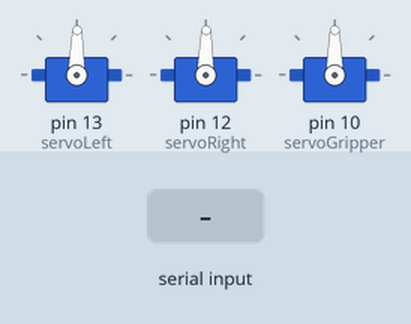
Simulated run of this program. Board: Arduino Nano, built with avr-gcc and run on an emulated ATmega328P. Parts: 3 × servo. Inputs (shaded band) come from the test bench.

Above: at 1.2 s.
1.3 s: "F" received over Serial
At 1.7 s:
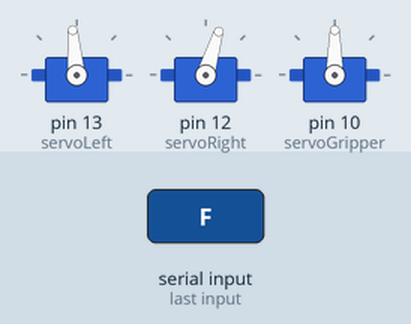
2.8 s: "B" received over Serial
At 5.2 s:
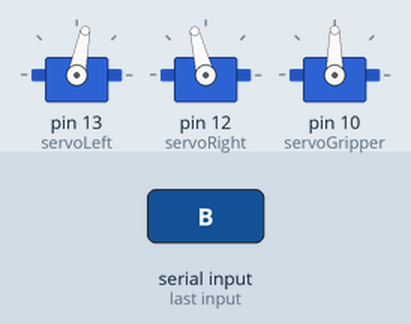
5.8 s: "L" received over Serial
At 7.8 s:
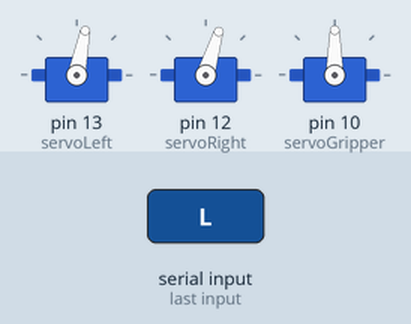
8.8 s: "R" received over Serial
At 9.3 s:
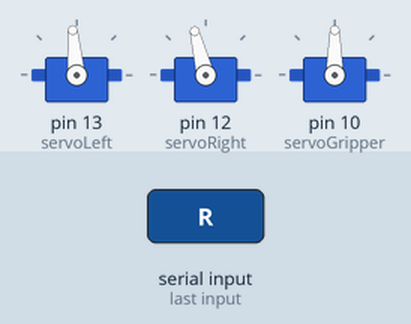
10.9 s: "O" received over Serial
At 11.4 s:
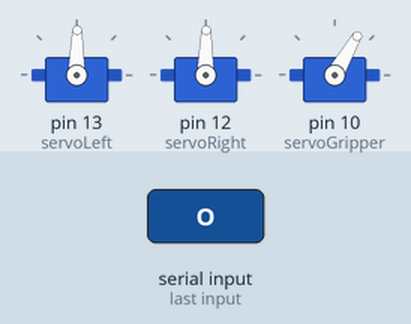
12.4 s: "I" received over Serial
At 13.2 s:
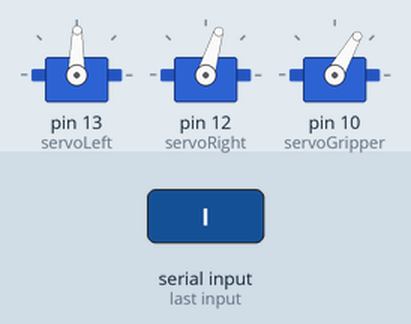
Timing chart, 0 to 15.4 s (numbered marks = the images above; inputs shaded):
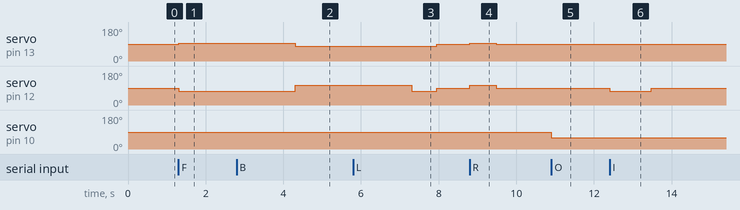

Measured:
- after the input at 1.3 s, servo on pin 13 (servoLeft): 89° → 95° at once; servo on pin 12 (servoRight): 89° → 73° at once
- after the input at 2.8 s, servo on pin 13 (servoLeft): 95° → 79° after 1.5 s; servo on pin 12 (servoRight): 73° → 104° after 1.5 s
- after the input at 5.8 s, servo on pin 13 (servoLeft): 79° → 89° after 2.2 s instead of 1.5 s; servo on pin 12 (servoRight): 104° → 73° after 1.5 s, → 89° 0.65 s later
- after the input at 8.8 s, servo on pin 13 (servoLeft): 89° → 95° at once, → 89° 0.68 s later; servo on pin 12 (servoRight): 89° → 104° at once, → 89° 0.68 s later
- after the input at 10.9 s, servo on pin 10 (servoGripper): 90° → 60° at once
- after the input at 12.4 s, servo on pin 12 (servoRight): 89° → 73° at once, → 89° 1.1 s later

The program:

main.cpp
```cpp
/*
 Robotics with the BOE Shield – ServoRunTimes
 Generate a servo full speed counterclockwise signal with pin 13 and
 full speed clockwise signal with pin 12.
 */
// Declarations //

#include <Arduino.h>
#include <Servo.h>                           // Include servo library

Servo servoLeft;                             // Declare left servo signal
Servo servoRight;                            // Declare right servo signal
Servo servoGripper;

int incomingByte;


   // Pulse widths

   int LF = 1520;            // Left forward
   int LB = 1360;            // Left backward
   int RF = 1300;            // Right forward
   int RB = 1620;            // Right backward
   int S = 1460;            // Stand still

// Declarations end//

// Functions //

void drive_forward(int d){
  servoLeft.writeMicroseconds(LF);
  servoRight.writeMicroseconds(RF);
  delay(d);
}

void drive_backward(int d){
  servoLeft.writeMicroseconds(LB);
  servoRight.writeMicroseconds(RB);
  delay(d);
}

void turn_left(int d){
  servoLeft.writeMicroseconds(LB);
  servoRight.writeMicroseconds(RF);
  delay(d);
}

void turn_left_one_wheel(int d){
  servoLeft.writeMicroseconds(S);
  servoRight.writeMicroseconds(RF);
  delay(d);
}

void turn_right(int d){
  servoLeft.writeMicroseconds(LF);
  servoRight.writeMicroseconds(RB);
  delay(d);
}

void turn_right_one_wheel(int d){
  servoLeft.writeMicroseconds(LF);
  servoRight.writeMicroseconds(S);
  delay(d);
}

void stand_still(){
   servoLeft.writeMicroseconds(S);
   servoRight.writeMicroseconds(S);
}

void open_gripper(){
  servoGripper.write(60);
}

void close_gripper(){
  servoGripper.write(120);
}

//Functions end//

void setup()                                 // Built in initialization block
{

// setup //

   servoLeft.attach(13);                      // Attach left signal to P13
   servoRight.attach(12);                     // Attach right signal to P12
   servoGripper.attach(10);

   Serial.begin(9600);

// start with standing still //

  stand_still();

}

void loop()                                  // Main loop auto-repeats
{

 // see if there's incoming serial data:

  if (Serial.available() > 0) {

    // read the oldest byte in the serial buffer:

    incomingByte = Serial.read();

// if-statements for every function//

    if (incomingByte == 'F') {

      drive_forward(3000);
     }

     if (incomingByte == 'B') {

      drive_backward(3000);
     }

     if (incomingByte == 'L') {

      turn_left(650);
     }

     if (incomingByte == 'I') {

      turn_left_one_wheel(1070);
     }

     if (incomingByte == 'R') {

      turn_right(680);
     }

     if (incomingByte == 'P') {

      turn_right_one_wheel(1070);
     }

     if (incomingByte == 'S') {

      stand_still();
     }

     if (incomingByte == 'O') {

      open_gripper();
     }

     if (incomingByte == 'C') {

      close_gripper();
     }


  }


// End with standing still //

stand_still();

}
```
